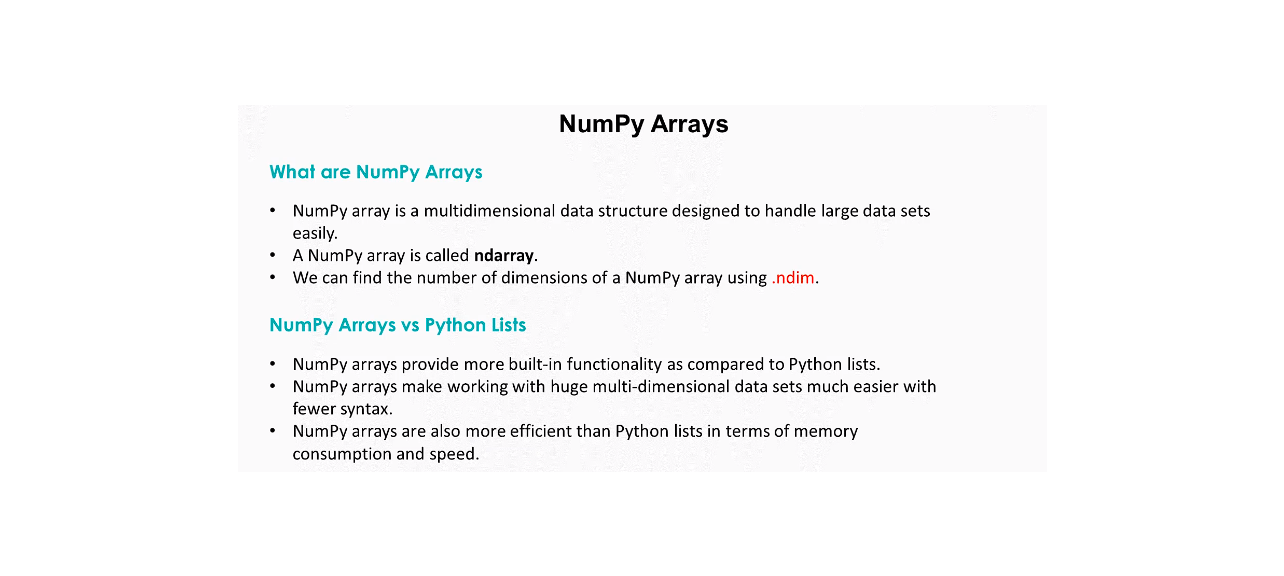
#> input picture numpy.png, 1284 x 576 px
$ jupyter execute numpy.ipynb
#> lines starting #> are read from the running program, lines starting #| are printed output that depends on the picture
##### About Numpy

[cell 1]
from PIL import Image
about_numpy = Image.open('numpy.png')
#> about_numpy is the input picture: PIL image 1284x576 RGB; mean R, G, B 248.2, 248.3, 248.8
about_numpy.crop((200,100,1000,500))
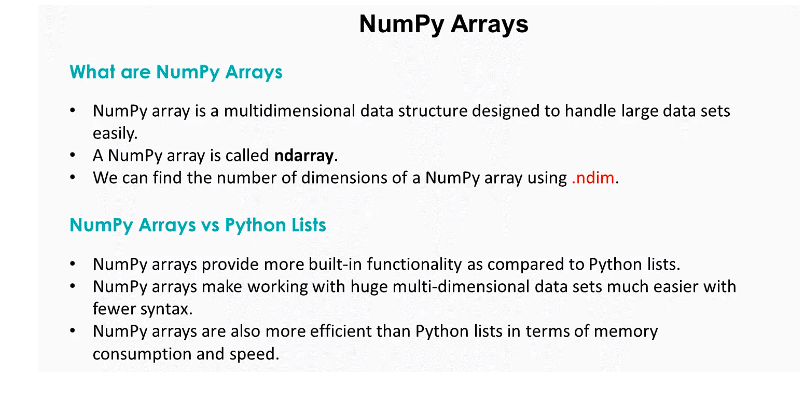
#> Out: PIL image 800x400 RGB; mean R, G, B 239.5, 239.8, 240.8

#### Creating numpy arrays

[cell 2]
import numpy as np
twoD_array = np.array([[1,2,3],[4,5,6]])
print(twoD_array)

[cell 3]
twoD_array.ndim

[cell 4]
threeD_array = np.array([[[1,2,3],[4,5,6]],[[7,8,9],[10,11,12]]])
print(threeD_array)

[cell 5]
threeD_array.ndim

#### indexing numpy arrays

[cell 6]
print(twoD_array)
twoD_array[1][0]

[cell 7]
'''
Same as above
'''
twoD_array[1,0]

[cell 8]
print(threeD_array)

[cell 9]
threeD_array[1]

[cell 10]
threeD_array[1,1]

[cell 11]
threeD_array[1,1,1]

[cell 12]
threeD_array.shape

[cell 13]
for i in twoD_array:
    for j in i:
        print(j)

[cell 14]
for i in threeD_array:
    for j in i:
        for k in j:
            print(k)

##### zeros()

[cell 15]
zerosArray = np.zeros(10)
print(zerosArray)

[cell 16]
zerosArray = zerosArray.astype(int)
type(zerosArray)

[cell 17]
print(zerosArray)

##### ones()

[cell 18]
onesArray = np.ones(10).astype(int)
print(onesArray)

##### full()

[cell 19]
array = np.full(10,2).astype(int)
array

[cell 20]
sum = 0
for i in array:
    sum += i
print(sum)
